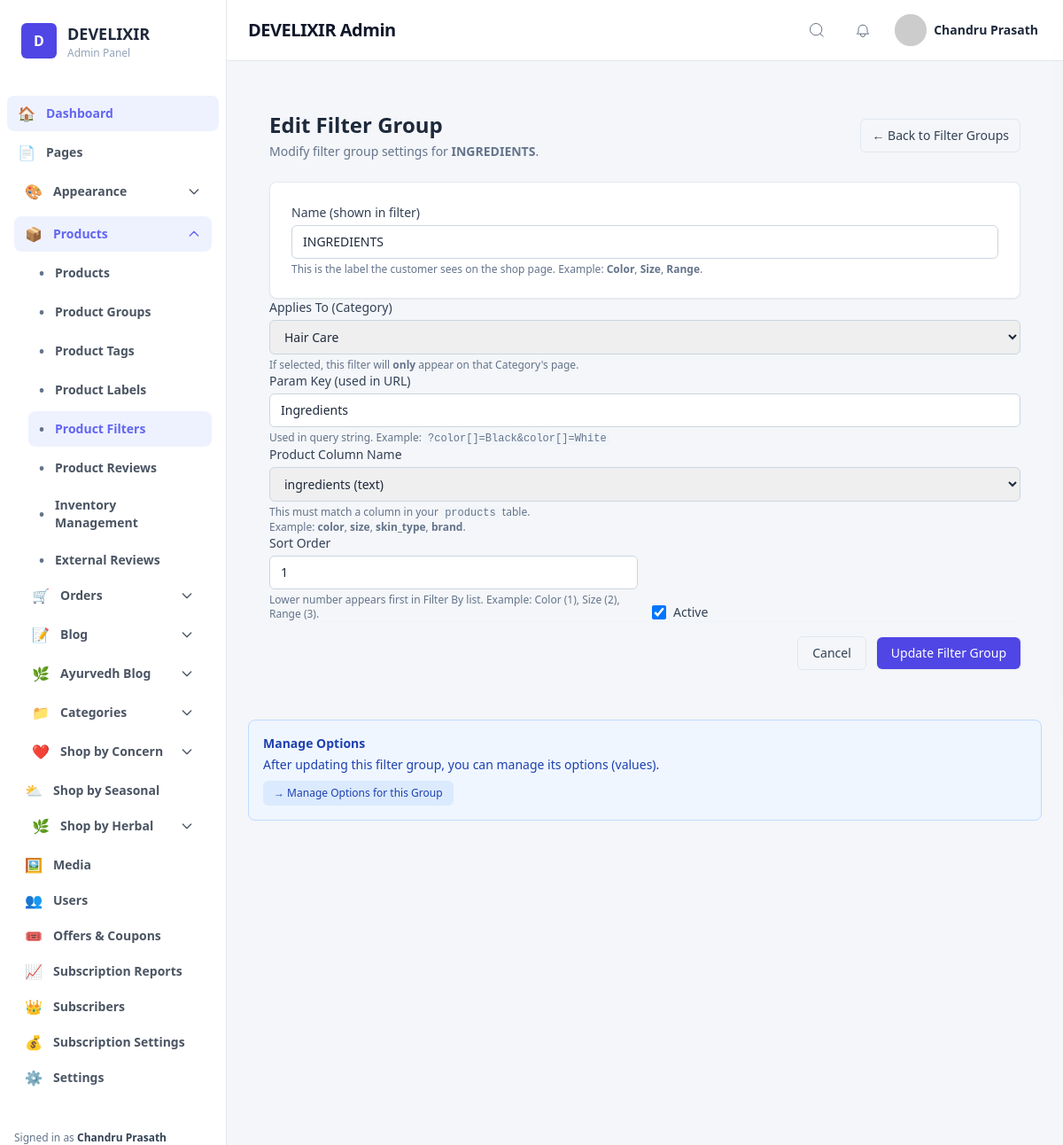
Page /admin/filter_group_edit.php?id=6 (signed in) on the committed database.
### tables this page shows
CREATE TABLE `filter_groups` (
  `id` int(11) NOT NULL,
  `category_id` int(11) DEFAULT NULL,
  `name` varchar(100) NOT NULL,
  `param_key` varchar(50) NOT NULL,
  `column_name` varchar(50) NOT NULL,
  `sort_order` int(11) DEFAULT 0,
  `is_active` tinyint(1) DEFAULT 1
);

CREATE TABLE `categories` (
  `id` int(10) UNSIGNED NOT NULL,
  `name` varchar(255) NOT NULL,
  `slug` varchar(255) NOT NULL,
  `created_at` timestamp NULL DEFAULT current_timestamp(),
  `title` varchar(255) DEFAULT NULL,
  `parent_id` int(10) UNSIGNED DEFAULT NULL,
  `description` text DEFAULT NULL,
  `image` varchar(255) DEFAULT NULL,
  `meta_title` varchar(255) DEFAULT NULL,
  `meta_description` text DEFAULT NULL,
  `faqs` text DEFAULT NULL,
  `media_gallery` text DEFAULT NULL
);

### admin/filter_group_edit.php (the view, shortened to what this page needs)
<?php
require_once '../includes/db.php';
$id = isset($_GET['id']) ? (int)$_GET['id'] : 0;
$stmt = $pdo->prepare("SELECT * FROM filter_groups WHERE id = ?");
$stmt->execute([$id]);
$group = $stmt->fetch(PDO::FETCH_ASSOC);
$productColumns = [];
try {
    $stmtCols = $pdo->query("SHOW COLUMNS FROM products");
    $productColumns = $stmtCols->fetchAll(PDO::FETCH_ASSOC);
} catch (PDOException $e) {
    $productColumns = [];
}
$categories = [];
try {
    $stmtCats = $pdo->query("SELECT id, name FROM categories WHERE parent_id IS NULL OR parent_id = 0 ORDER BY name ASC");
    $categories = $stmtCats->fetchAll(PDO::FETCH_ASSOC);
} catch (PDOException $e) {
    $categories = [];
}
include __DIR__ . '/layout/header.php';
$name       = $_POST['name'] ?? $group['name'];
$paramKey   = $_POST['param_key'] ?? $group['param_key'];
$columnName = $_POST['column_name'] ?? $group['column_name'];
$sortOrder  = $_POST['sort_order'] ?? $group['sort_order'];
$isActive   = isset($_POST['is_active']) ? $_POST['is_active'] : $group['is_active'];
?>
<div class="max-w-4xl mx-auto px-6 py-8">
  <div class="flex items-center justify-between mb-6">
    <div>
      <h1 class="text-2xl font-bold text-slate-800">Edit Filter Group</h1>
      <p class="text-sm text-slate-500 mt-1">
        Modify filter group settings for <strong><?php echo htmlspecialchars($group['name']); ?></strong>.
      </p>
    </div>
    <a
      href="filter_groups.php"
      class="inline-flex items-center gap-2 text-sm px-3 py-2 rounded-md border border-slate-200 text-slate-700 hover:bg-slate-50"
    >
      ← Back to Filter Groups
    </a>
  </div>
  <div class="bg-white border border-slate-200 rounded-lg shadow-sm">
    <form method="post" class="p-6 space-y-6">
      <div>
        <label class="block text-sm font-medium text-slate-700 mb-1">
          Name (shown in filter)
        </label>
        <input
          type="text"
          name="name"
          class="w-full border border-slate-300 rounded-md px-3 py-2 text-sm focus:outline-none focus:ring-2 focus:ring-indigo-500 focus:border-indigo-500"
          placeholder="Color / Size / Range"
          value="<?php echo htmlspecialchars($name, ENT_QUOTES, 'UTF-8'); ?>"
        >
        <p class="text-xs text-slate-500 mt-1">
          This is the label the customer sees on the shop page. Example: <strong>Color</strong>, <strong>Size</strong>, <strong>Range</strong>.
        </p>
      </div>
      </div>
      <div>
        <label class="block text-sm font-medium text-slate-700 mb-1">
          Applies To (Category)
        </label>
        <select
          name="category_id"
          class="w-full border border-slate-300 rounded-md px-3 py-2 text-sm focus:outline-none focus:ring-2 focus:ring-indigo-500 focus:border-indigo-500"
        >
          <?php
             $currentCat = $_POST['category_id'] ?? $group['category_id'] ?? null;
             foreach ($categories as $cat):
          ?>
             <option value="<?= $cat['id'] ?>" <?= ($currentCat == $cat['id']) ? 'selected' : '' ?>>
                <?= htmlspecialchars($cat['name']) ?>
             </option>
          <?php endforeach; ?>
        </select>
        <p class="text-xs text-slate-500 mt-1">
          If selected, this filter will <strong>only</strong> appear on that Category's page.
        </p>
      </div>
      <div>
        <label class="block text-sm font-medium text-slate-700 mb-1">
          Param Key (used in URL)
        </label>
        <input
          type="text"
          name="param_key"
          class="w-full border border-slate-300 rounded-md px-3 py-2 text-sm focus:outline-none focus:ring-2 focus:ring-indigo-500 focus:border-indigo-500"
          placeholder="color / size / range"
          value="<?php echo htmlspecialchars($paramKey, ENT_QUOTES, 'UTF-8'); ?>"
        >
        <p class="text-xs text-slate-500 mt-1">
          Used in query string. Example:
          <code class="bg-slate-100 px-1 rounded">?color[]=Black&amp;color[]=White</code>
        </p>
      </div>
      <div>
        <label class="block text-sm font-medium text-slate-700 mb-1">
          Product Column Name
        </label>
        <select
          name="column_name"
          class="w-full border border-slate-300 rounded-md px-3 py-2 text-sm focus:outline-none focus:ring-2 focus:ring-indigo-500 focus:border-indigo-500"
        >
          <?php foreach ($productColumns as $col): ?>
            <?php
              $field = $col['Field'];
              $type  = $col['Type'];
              $isSelected = ($field === $columnName) ? 'selected' : '';
            ?>
            <option value="<?php echo htmlspecialchars($field, ENT_QUOTES, 'UTF-8'); ?>" <?php echo $isSelected; ?>>
              <?php echo htmlspecialchars($field . ' (' . $type . ')', ENT_QUOTES, 'UTF-8'); ?>
            </option>
          <?php endforeach; ?>
        </select>
        <p class="text-xs text-slate-500 mt-1">
          This must match a column in your <code class="bg-slate-100 px-1 rounded">products</code> table.
          <br>Example: <strong>color</strong>, <strong>size</strong>, <strong>skin_type</strong>, <strong>brand</strong>.
        </p>
      </div>
      <div class="grid grid-cols-1 md:grid-cols-2 gap-4">
        <div>
          <label class="block text-sm font-medium text-slate-700 mb-1">
            Sort Order
          </label>
          <input
            type="number"
            name="sort_order"
            class="w-full border border-slate-300 rounded-md px-3 py-2 text-sm focus:outline-none focus:ring-2 focus:ring-indigo-500 focus:border-indigo-500"
            value="<?php echo htmlspecialchars($sortOrder, ENT_QUOTES, 'UTF-8'); ?>"
          >
          <p class="text-xs text-slate-500 mt-1">
            Lower number appears first in Filter By list. Example: Color (1), Size (2), Range (3).
          </p>
        </div>
        <div class="flex items-end">
          <label class="inline-flex items-center gap-2">
            <input
              type="checkbox"
              name="is_active"
              class="h-4 w-4 text-indigo-600 border-slate-300 rounded"
              <?php echo $isActive ? 'checked' : ''; ?>
            >
            <span class="text-sm text-slate-700">Active</span>
          </label>
        </div>
      </div>
      <div class="flex items-center justify-end gap-3 pt-4 border-t border-slate-100">
        <a
          href="filter_groups.php"
          class="inline-flex items-center px-4 py-2 rounded-md border border-slate-200 text-sm text-slate-700 hover:bg-slate-50"
        >
          Cancel
        </a>
        <button
          type="submit"
          class="inline-flex items-center px-4 py-2 rounded-md bg-indigo-600 text-sm font-medium text-white hover:bg-indigo-700 shadow-sm"
        >
          Update Filter Group
        </button>
      </div>
  </div>
  <div class="mt-6 bg-blue-50 border border-blue-200 rounded-lg p-4 text-sm text-blue-800">
    <div class="font-semibold mb-1">Manage Options</div>
    <p class="mb-2">After updating this filter group, you can manage its options (values).</p>
    <a
      href="filter_options.php?group_id=<?php echo $id; ?>"
      class="inline-flex items-center px-3 py-1.5 rounded-md bg-blue-100 text-blue-800 hover:bg-blue-200 text-xs font-medium"
    >
      → Manage Options for this Group
    </a>
  </div>
</div>

### admin/layout/header.php (style rules this page uses)
body { background: #f4f6f9; }

### rows in the picture
filter_groups: name "INGREDIENTS", category_id "Hair Care", param_key "Ingredients", sort_order "1", is_active "☑"

### other values in the picture
$icons['Dashboard'] "🏠"
$icons['Appearance'] "🎨"
$icons['Products'] "📦"
$icons['Orders'] "🛒"
$icons['Blog'] "📝"
$icons['Ayurvedh Blog'] "🌿"
$icons['Categories'] "📁"
$icons[$item['label']] "👥"
$item['label'] "Users"
$icons[$item['label']] "🎟️"
$item['label'] "Offers & Coupons"
$icons[$item['label']] "📈"
$item['label'] "Subscription Reports"
$icons[$item['label']] "👑"
$item['label'] "Subscribers"
